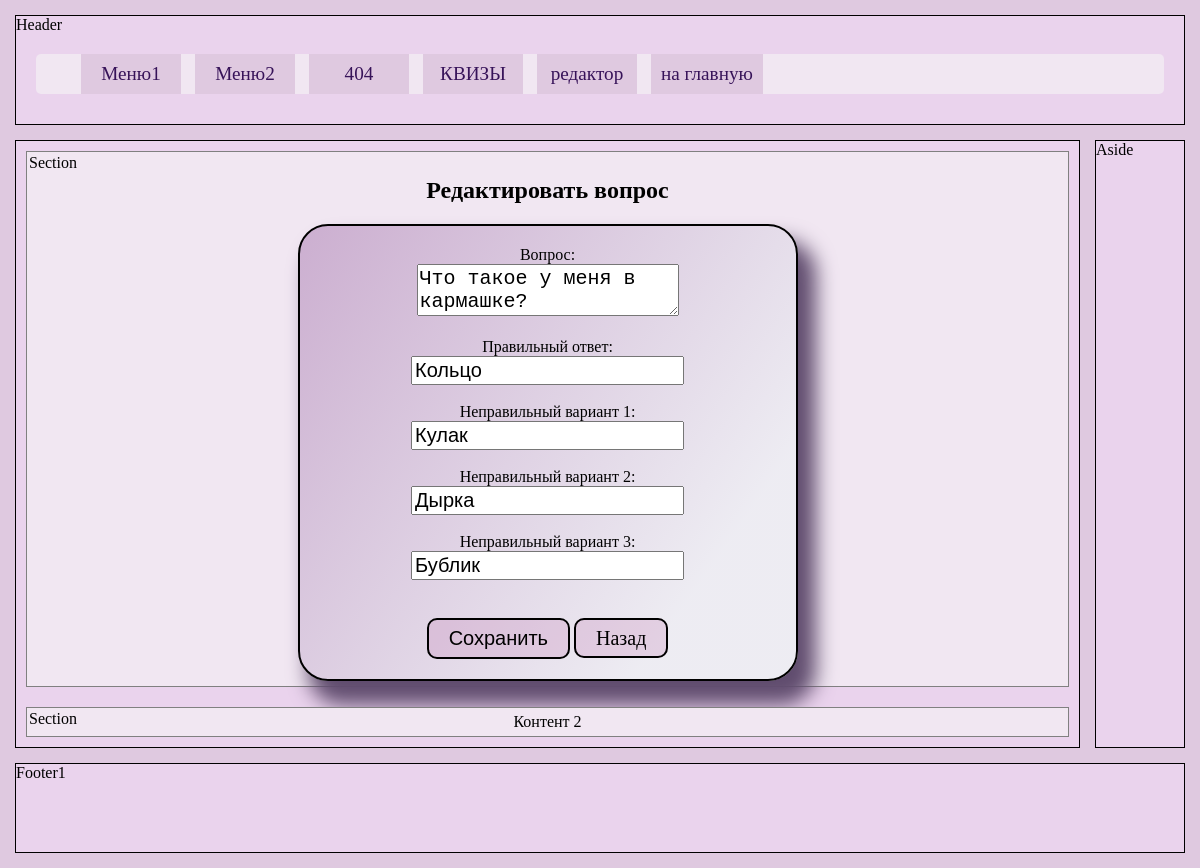
Page /question_edit/5/ on the committed database.
### 08/models.py (models this page shows, shortened)
class Question(db.Model):
    id = db.Column(db.Integer, primary_key = True)
    question = db.Column(db.String(250), nullable=False)
    answer = db.Column(db.String(100), nullable=False)
    wrong1 = db.Column(db.String(100), nullable=False)
    wrong2 = db.Column(db.String(100), nullable=False)
    wrong3 = db.Column(db.String(100), nullable=False)
    quiz = db.relationship(
                'Quiz',
                secondary=quiz_question, backref = 'question')

### 08/main.py (the view, shortened to what this page needs)
@app.route('/question_edit/<int:id>/', methods=['GET', 'POST'])
def question_edit(id):
    q = db.session.get(Question, id)
    if not q:
        return redirect(url_for('view_quiz_edit'))
    return render_template('question_edit.html',
                           question=q,
                           html_config=html_config)

### 08/templates/question_edit.html
{% extends "base.html" %}
{% block main_menu %}
{{ super() }}
{% include 'quiz_menu.html' %}
{% endblock %}
{% block content1_head %}
<h2>Редактировать вопрос</h2>
{% endblock %}
{% block content1 %}
<div class="quiz_form">
  <form method="post">
    <label>Вопрос:</label><br>
    <textarea name="question" required>{{ question.question }}</textarea><br><br>
    <label>Правильный ответ:</label><br>
    <input type="text" name="answer" value="{{ question.answer }}" required><br><br>
    <label>Неправильный вариант 1:</label><br>
    <input type="text" name="wrong1" value="{{ question.wrong1 }}" required><br><br>
    <label>Неправильный вариант 2:</label><br>
    <input type="text" name="wrong2" value="{{ question.wrong2 }}" required><br><br>
    <label>Неправильный вариант 3:</label><br>
    <input type="text" name="wrong3" value="{{ question.wrong3 }}" required><br><br>
    <input type="submit" value="Сохранить" class="button">
      <a href="{{ url_for('view_quiz_edit') }}" class="button">Назад</a>
</form>
</div>
{% endblock %}

### 08/static/css/main.css (style rules this page uses)
* { box-sizing: border-box; }
body { background-image: url(https://kinderbooks.ru/800/600/https/st.depositphotos.com/2565305/5011/v/450/depositphotos_50111615-stock-illustration-abstract-light-purple-background.jpg); min-height: 100vh; margin: auto; padding: 10px; background-color: #dfc9e0; width: 100vw; max-width: 1200px; display: grid; grid-template-columns: 1fr 100px; grid-template-rows: 120px 1fr 100px; gap: 5px; }
a { text-decoration: none; color: rgb(55, 19, 89); font-size: 1.2rem; }
h2 { text-align: center; }

### 08/static/css/quiz.css (style rules this page uses)
.quiz_form { display: block; background: linear-gradient(153deg, #e9f2f375 20%, #7531807a); border-radius: 30px; border: 2px solid; box-shadow: 14px 20px 20px 4px #614d6f; text-align: center; min-width: 500px; max-width: 100%; background: linear-gradient(305deg, #e9f2f375 20%, #a371ab7a); padding: 20px; }
.button { font-size: 20px; border-radius: 10px; padding: 10px 15px 10px 15px; background-color: #c785b747; transition: all 450ms ease-out; }
.button { margin-top: 20px; font-size: 20px; border-radius: 10px; padding: 2px 15px 2px 15px; background-color: #c785b747; transition: all 250ms ease-out; text-decoration: none; border: 2px solid black; padding: 7px 20px 7px 20px; color:black; }
.quiz_form input, textarea { font-size: 20px; }

### rows in the picture
Question: question "Что такое у меня в кармашке?", answer "Кольцо", wrong1 "Кулак", wrong2 "Дырка", wrong3 "Бублик"
